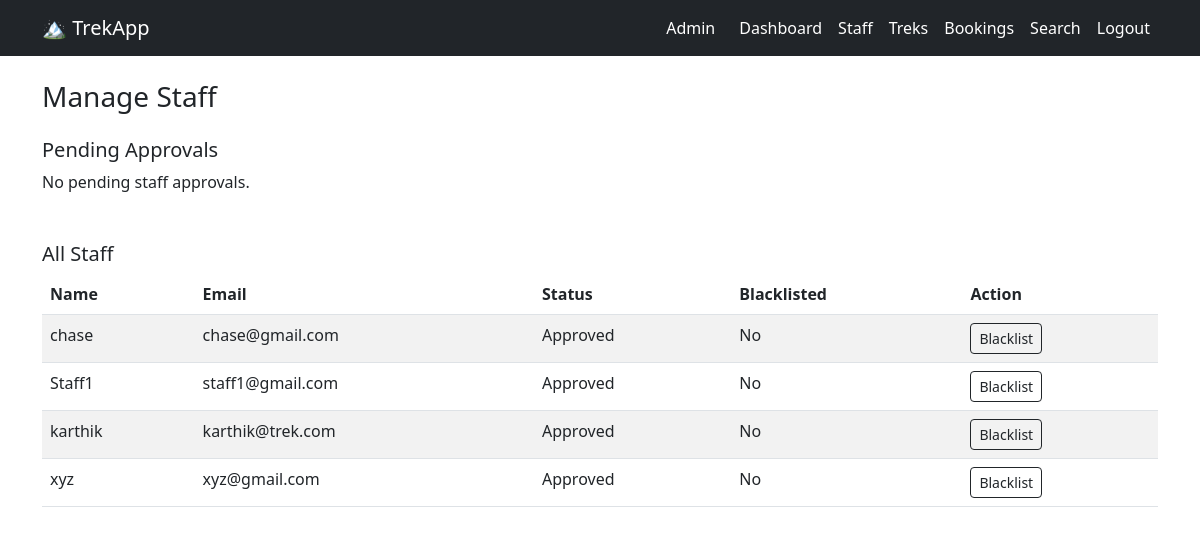
Screenshot of /admin/staff (signed in) with the database file from the repository.
### models.py (models this page shows)
class User(db.Model, UserMixin):
    __tablename__ = "users"
    id = db.Column(db.Integer, primary_key = True)
    name = db.Column(db.String, nullable = False)
    email = db.Column(db.String, nullable = False, unique = True)
    password_hash = db.Column(db.String, nullable = False)
    role = db.Column(db.String, nullable = False)
    is_active = db.Column(db.Boolean, nullable = False)
    is_blacklisted = db.Column(db.Boolean, nullable = False)
    staff_profile = db.relationship('StaffProfile', backref = 'user', uselist = False)
    bookings = db.relationship('Booking',backref = 'user')
    assigned_treks = db.relationship('Trek',backref = "assigned_staff")

class StaffProfile(db.Model):
    __tablename__ = "staffprofiles"
    id = db.Column(db.Integer, primary_key = True)
    user_id = db.Column(db.Integer, db.ForeignKey("users.id"))
    contact = db.Column(db.String, nullable = False)
    approval_status = db.Column(db.String, nullable = False)

### admin.py (the view)
@admin.route('/staff')
@login_required
def manage_staff():
    if current_user.role != 'admin':
        flash("Access denied. Admins only.", 'danger')
        return redirect(url_for('auth.login'))
    pending_staff = StaffProfile.query.filter_by(approval_status = "Pending").all()
    all_staff = StaffProfile.query.all()
    return render_template('admin/staff.html',
                           pending_staff=pending_staff,
                           all_staff=all_staff)

### app.py (called while the page is built)
@login_manager.user_loader
def load_user(user_id):
    return User.query.get(int(user_id))

### templates/admin/staff.html
{% extends 'base.html' %}
{% block content %}
<h3 class="mb-4">Manage Staff</h3>
<h5>Pending Approvals</h5>
{% if pending_staff %}
<table class="table table-bordered">
    <thead>
        <tr>
            <th>Name</th>
            <th>Email</th>
            <th>Contact</th>
            <th>Action</th>
        </tr>
    </thead>
    <tbody>
        {% for staff in pending_staff %}
        <tr>
            <td>{{ staff.user.name }}</td>
            <td>{{ staff.user.email }}</td>
            <td>{{ staff.contact }}</td>
            <td>
                <form method="POST" action="{{ url_for('admin.approve_staff', staff_id=staff.id) }}" style="display:inline;">
                    <button type="submit" class="btn btn-sm btn-success">Approve</button>
                </form>
                <form method="POST" action="{{ url_for('admin.reject_staff', staff_id=staff.id) }}" style="display:inline;">
                    <button type="submit" class="btn btn-sm btn-danger">Reject</button>
                </form>
            </td>
        </tr>
        {% endfor %}
    </tbody>
</table>
{% else %}
<p>No pending staff approvals.</p>
{% endif %}
<h5 class="mt-5">All Staff</h5>
<table class="table table-striped">
    <thead>
        <tr>
            <th>Name</th>
            <th>Email</th>
            <th>Status</th>
            <th>Blacklisted</th>
            <th>Action</th>
        </tr>
    </thead>
    <tbody>
        {% for staff in all_staff %}
        <tr>
            <td>{{ staff.user.name }}</td>
            <td>{{ staff.user.email }}</td>
            <td>{{ staff.approval_status }}</td>
            <td>{{ "Yes" if staff.user.is_blacklisted else "No" }}</td>
            <td>
                <form method="POST" action="{{ url_for('admin.toggle_blacklist', user_id=staff.user.id) }}">
                    <button type="submit" class="btn btn-sm btn-outline-dark">
                        {{ "Unblacklist" if staff.user.is_blacklisted else "Blacklist" }}
                    </button>
                </form>
            </td>
        </tr>
        {% endfor %}
    </tbody>
</table>
{% endblock %}

### templates/base.html (shortened to what this page needs)
<!DOCTYPE html>
<html lang="en">
<head>
    <link href="https://cdn.jsdelivr.net/npm/bootstrap@5.3.0/dist/css/bootstrap.min.css" rel="stylesheet">
</head>
<body>
<nav class="navbar navbar-expand-lg navbar-dark bg-dark">
    <div class="container">
        <a class="navbar-brand" href="/">🏔️ TrekApp</a>
        <div class="navbar-nav ms-auto">
            {% if current_user.is_authenticated %}
                <span class="navbar-text text-white me-3">{{ current_user.name }}</span>
                {% if current_user.role == 'admin' %}
                    <a class="nav-link text-white" href="{{ url_for('admin.dashboard') }}">Dashboard</a>
                    <a class="nav-link text-white" href="{{ url_for('admin.manage_staff') }}">Staff</a>
                    <a class="nav-link text-white" href="{{ url_for('admin.manage_treks') }}">Treks</a>
                    <a class="nav-link text-white" href="{{ url_for('admin.view_bookings') }}">Bookings</a>
                    <a class="nav-link text-white" href="{{ url_for('admin.search') }}">Search</a>
                {% elif current_user.role == 'staff' %}
                    <a class="nav-link text-white" href="{{ url_for('staff.dashboard') }}">Dashboard</a>
                {% endif %}
                <a class="nav-link text-white" href="{{ url_for('auth.logout') }}">Logout</a>
            {% else %}
                <a class="nav-link text-white" href="{{ url_for('auth.login') }}">Login</a>
                <a class="nav-link text-white" href="{{ url_for('auth.register') }}">Register</a>
            {% endif %}
        </div>
    </div>
</nav>
<div class="container mt-4">
    {% block content %}{% endblock %}
</div>
</body>
</html>

### rows the page displays
User: name "Admin"
StaffProfile: user.name "chase", user.email "chase@gmail.com", approval_status "Approved"
User: is_blacklisted "No", is_blacklisted "Blacklist"
StaffProfile: user.name "Staff1", user.email "staff1@gmail.com", approval_status "Approved"
User: is_blacklisted "No", is_blacklisted "Blacklist"
StaffProfile: user.name "karthik", user.email "karthik@trek.com", approval_status "Approved"
User: is_blacklisted "No", is_blacklisted "Blacklist"
StaffProfile: user.name "xyz", user.email "xyz@gmail.com", approval_status "Approved"
User: is_blacklisted "No", is_blacklisted "Blacklist"
